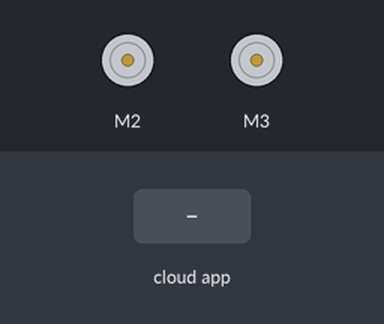
A sketch run on a simulated Arduino Uno, built with avr-gcc and run on an emulated ATmega328P. Parts: 2 × DC motor (green arrow = forward, orange = backward, longer = faster). Inputs (shaded band) come from the test bench. The ROS host is connected and sends only what is stated.

Above: at 1.2 s.
1.3 s: the phone or cloud app sets linear.x to -100
At 2.3 s:
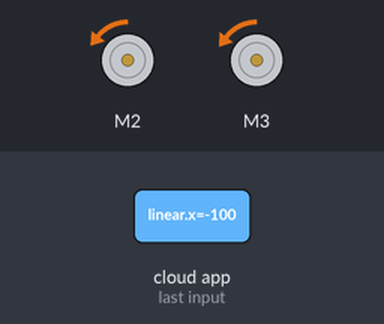
2.8 s: the phone or cloud app sets angular.z to -100
At 3.5 s:
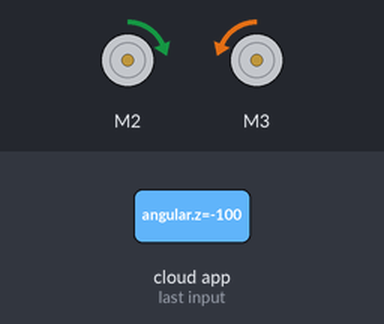
4.3 s: the phone or cloud app sets angular.z to 100
At 4.7 s:
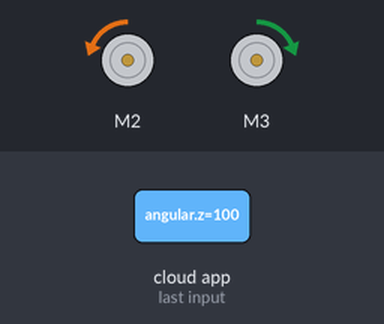
Timing chart, 0 to 7.3 s (numbered marks = the images above; inputs shaded):
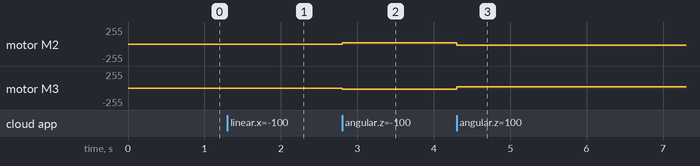

Measured:
- after the input at 1.3 s, motor M2: stopped → backward 2/255 at once; motor M3: stopped → backward 4/255 at once
- after the input at 2.8 s, motor M2: backward 2/255 → forward 17/255 at once; motor M3: backward 4/255 → backward 17/255 at once
- after the input at 4.3 s, motor M2: forward 17/255 → backward 17/255 at once; motor M3: backward 17/255 → forward 17/255 at once

The sketch:

motorTwist.ino
```cpp
/*
 * rosserial Subscriber Example
 * Blinks an LED on callback
 */
/*
 *             LIBRERIAS
 */
#include <ros.h>
#include <geometry_msgs/Twist.h>
#include <AFMotor.h>
#include<math.h>
/*
 *        Definición de Variables
 */
AF_DCMotor Motor1(2); //Motor Izquierdo
AF_DCMotor Motor2(3); //Motor Derecho
int VelLinear;        //Variable que guarda el valor de la velocidad lineal
int VelAngular;       //Variable que guarda el valor de la velocidad angular
int M;

ros::NodeHandle  nh;
geometry_msgs::Twist tw_msg;
ros::Publisher Position("robot_position", &tw_msg);

/*
 * messageCb: Recibe los valores publicados en el topic robot_cmdVel
 */
void messageCb( const geometry_msgs::Twist& robot_cmdVel){
  //Se traduce la velocidad lineal y angular en PWM
  VelLinear = round(robot_cmdVel.linear.x/59.56*255);
  VelAngular = round(robot_cmdVel.angular.z/14.88*255);
  M = 2.12;
  //Adelante
  if(VelLinear>0){
  Motor1.setSpeed(VelLinear-M);
  Motor2.setSpeed(VelLinear);
  Motor1.run(FORWARD);
  Motor2.run(FORWARD);
  }

  //Atras
  if (VelLinear<0){
  Motor1.setSpeed(VelLinear*-1-M);
  Motor2.setSpeed(VelLinear*-1);
  Motor1.run(BACKWARD);
  Motor2.run(BACKWARD);
  }

 //Izquierda
  if(VelAngular>0){

  Motor1.setSpeed(VelAngular);
  Motor2.setSpeed(VelAngular);
  Motor1.run(BACKWARD);
  Motor2.run(FORWARD);
  }

  //Derecha
  if(VelAngular<0){

  Motor1.setSpeed(VelAngular*-1);
  Motor2.setSpeed(VelAngular*-1);
  Motor1.run(FORWARD);
  Motor2.run(BACKWARD);
  }

  //Stop
  if(VelLinear==0&&VelAngular==0){
  Motor1.setSpeed(0);
  Motor2.setSpeed(0);
  Motor1.run(RELEASE);
  Motor2.run(RELEASE);
  }

}

ros::Subscriber<geometry_msgs::Twist> sub("robot_cmdVel", &messageCb ); //Se suscribe al topic robot_cmdVel para recibir las velocidades

void setup()
{
  Motor1.run(RELEASE);
  Motor2.run(RELEASE);
  nh.initNode();
  nh.advertise(Position);
  nh.subscribe(sub);
}

void loop()
{
  nh.spinOnce();
  delay(1);
}
```
